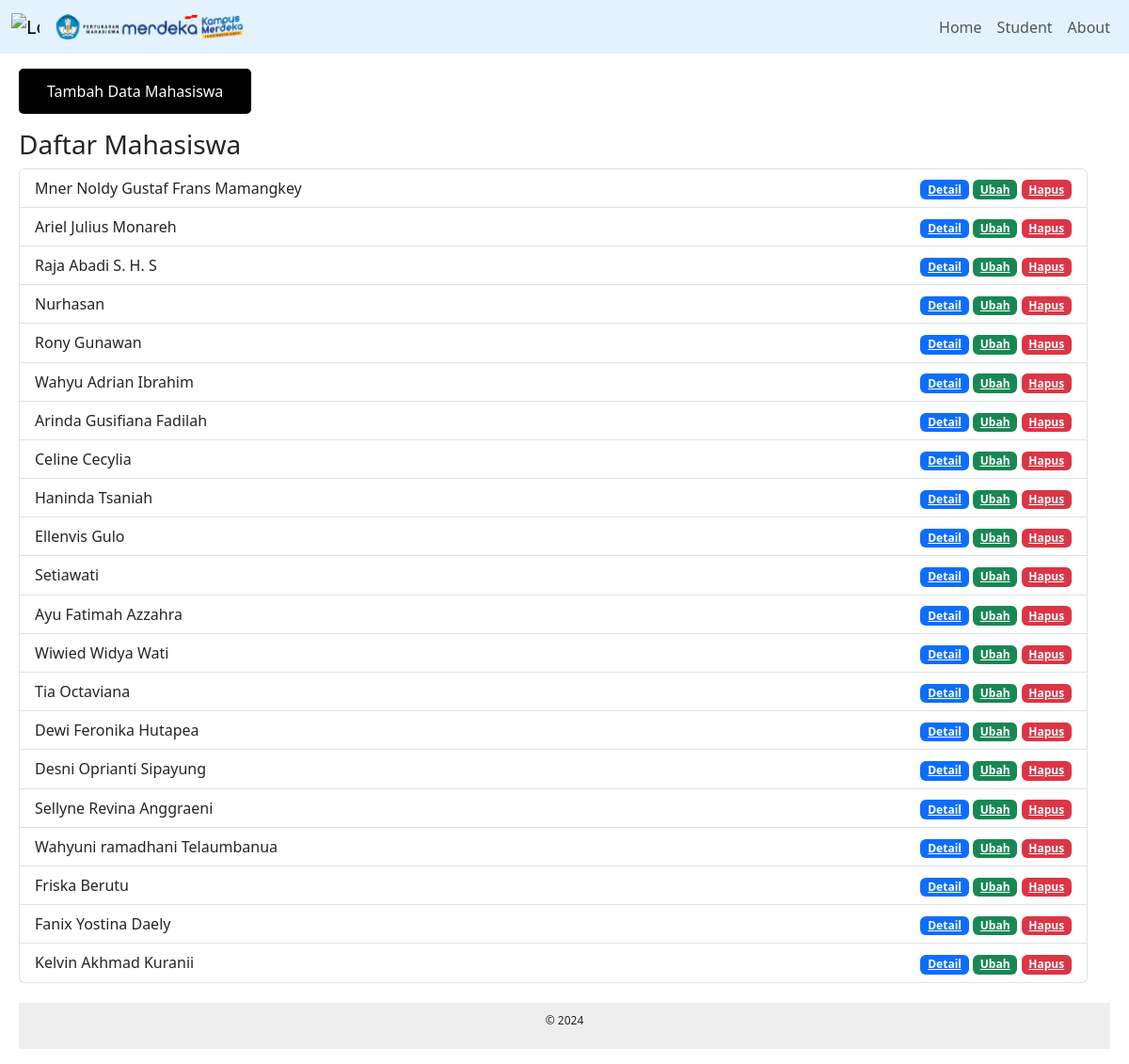
Page /mahasiswa/tambah on the committed database.
### tables this page shows
CREATE TABLE `members` (
  `id` int(11) NOT NULL,
  `photo` varchar(255) NOT NULL,
  `name` varchar(255) NOT NULL,
  `university` varchar(255) NOT NULL,
  `address` varchar(255) NOT NULL,
  `instagram` varchar(255) NOT NULL,
  `jabatan` varchar(255) DEFAULT NULL,
  `quotes` varchar(255) DEFAULT NULL
);

### app/core/Controller.php (called while the page is built, shortened)
<?php
class Controller
{
  public function view($view, $data = [])
  {
    require_once 'app/view/' . $view . '.php';
  }
  public function models($model)
  {
    return new $model;
  }
}

### app/controller/Mahasiswa.php (called while the page is built, shortened)
<?php
class Mahasiswa extends Controller
{
  public function tambah()
  {
    $data['title'] = 'Tambah Data Mahasiswa';
    $data['mhs'] = $this->models('Mahasiswa_model')->getAllMahasiswa();
    $this->view('mahasiswa/tambah', $data);
  }
}

### app/core/App.php (called while the page is built, shortened)
<?php
class App
{
  protected $method = 'index';
  protected $params = [];
  public function __construct()
  {
    $url = $this->parseURL();
    if (isset($url[0]) && file_exists('app/controller/' . ucfirst($url[0]) . '.php')) {
      unset($url[0]);
    }
    $this->controller = new $this->controller;
    if (isset($url[1])) {
      if (method_exists($this->controller, $url[1])) {
        $this->method = $url[1];
      }
    }
    call_user_func_array([$this->controller, $this->method], $this->params);
  }
  public function parseURL()
  {
    if (isset($_GET['url'])) {
      $url = rtrim($_GET['url'], '/');
      $url = filter_var($url, FILTER_SANITIZE_URL);
      $url = explode('/', $url);
      return $url;
    }
  }
}

### index.php (called while the page is built, shortened)
<?php
$app = new App;

### app/core/Database.php (called while the page is built, shortened)
<?php
class Database
{
  private $host = DB_HOST;
  private $user = DB_USER;
  private $pass = DB_PASS;
  private $db_name = DB_NAME;
  private $dbh;
  private $stmt;
  public function __construct()
  {
    $dsn = 'mysql:host=' . $this->host . ';dbname=' . $this->db_name;
    $option = [
      PDO::ATTR_PERSISTENT => true,
      PDO::ATTR_ERRMODE => PDO::ERRMODE_EXCEPTION
    ];
    try {
      $this->dbh = new PDO($dsn, $this->user, $this->pass, $option);
    } catch (PDOException $e) {
      die($e->getMessage());
    }
  }
  public function query($query)
  {
    $this->stmt = $this->dbh->prepare($query);
  }
  public function execute()
  {
    $this->stmt->execute();
  }
  public function resultSet()
  {
    $this->execute();
    return $this->stmt->fetchAll(PDO::FETCH_ASSOC);
  }
}

### app/models/Mahasiswa_model.php (called while the page is built, shortened)
<?php
class Mahasiswa_model
{
  private $table = 'members';
  private $db;
  public function __construct()
  {
    $this->db = new Database;
  }
  public function getAllMahasiswa()
  {
    $this->db->query('SELECT * FROM ' . $this->table);
    return $this->db->resultSet();
  }
}

### app/view/mahasiswa/tambah.php (the view, shortened to what this page needs)
<div class="container mt-3 mb-3">
  <div class="row mb-3">
    <div class="col-lg-6">
      <button type="button" class="btn btn-primary tombolTambahData" data-bs-toggle="modal" data-bs-target="#formModal">
        Tambah Data Mahasiswa
      </button>
    </div>
  </div>
  <div class="row">
    <div class="row">
      <div class="">
        <h3>Daftar Mahasiswa</h3>
        <ul class="list-group">
          <?php foreach ($data['mhs'] as $mhs) : ?>
            <li class="list-group-item d-flex justify-content-between align-item-center">
              <?= $mhs['name']; ?>
              <div>
                <a href="<?= BASE_URL; ?>/mahasiswa/detail/<?= $mhs['id']; ?>>" class="badge text-bg-primary mr-2 float-right">Detail</a>
                <a href="<?= BASE_URL; ?>/mahasiswa/ubah/<?= $mhs['id']; ?>>" class="badge text-bg-success mr-2 tampilModalUbah" data-bs-toggle="modal" data-bs-target="#formModal" data-id=" <?= $mhs['id']; ?>">Ubah</a>
                <a href="<?= BASE_URL; ?>/mahasiswa/hapus/<?= $mhs['id']; ?>>" class="badge text-bg-danger" onclick="return confirm('Apakah anda yakin?')">Hapus</a>
              </div>
            </li>
          <?php endforeach; ?>
        </ul>
      </div>
    </div>
  </div>
</div>

### css/style.css (style rules this page uses)
.container { max-width: 1200px; margin: 0 auto; padding: 0 20px; }
.btn { display: inline-block; padding: 12px 30px; background-color: #000; color: white; text-decoration: none; border-radius: 5px; transition: all 0.3s ease; border: none; cursor: pointer; }
:root { --primary-color: #6a11cb; --secondary-color: #2575fc; }

### rows in the picture
members: name "Mner Noldy Gustaf Frans Mamangkey"
members: name "Ariel Julius Monareh"
members: name "Raja Abadi S. H. S"
members: name "Nurhasan"
members: name "Rony Gunawan"
members: name "Wahyu Adrian Ibrahim"
members: name "Arinda Gusifiana Fadilah"
members: name "Celine Cecylia"
members: name "Haninda Tsaniah"
members: name "Ellenvis Gulo"
members: name "Setiawati"
members: name "Ayu Fatimah Azzahra"
members: name "Wiwied Widya Wati"
members: name "Tia Octaviana"
members: name "Dewi Feronika Hutapea"
members: name "Desni Oprianti Sipayung"
members: name "Sellyne Revina Anggraeni"
members: name "Wahyuni ramadhani Telaumbanua"
members: name "Friska Berutu"
members: name "Fanix Yostina Daely"
members: name "Kelvin Akhmad Kuranii"
